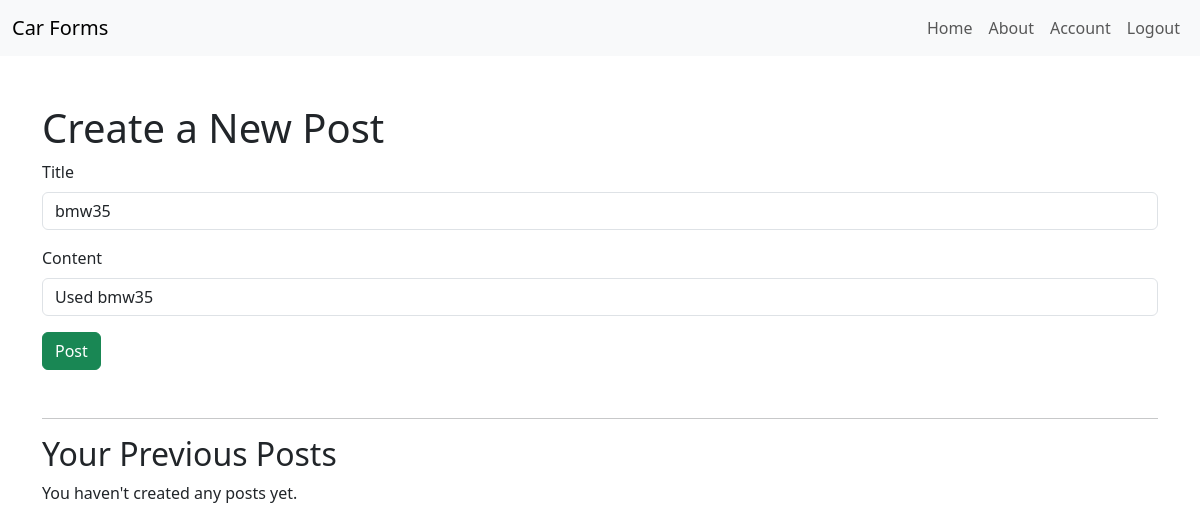
The app's page /post/2/update (signed in), older data.
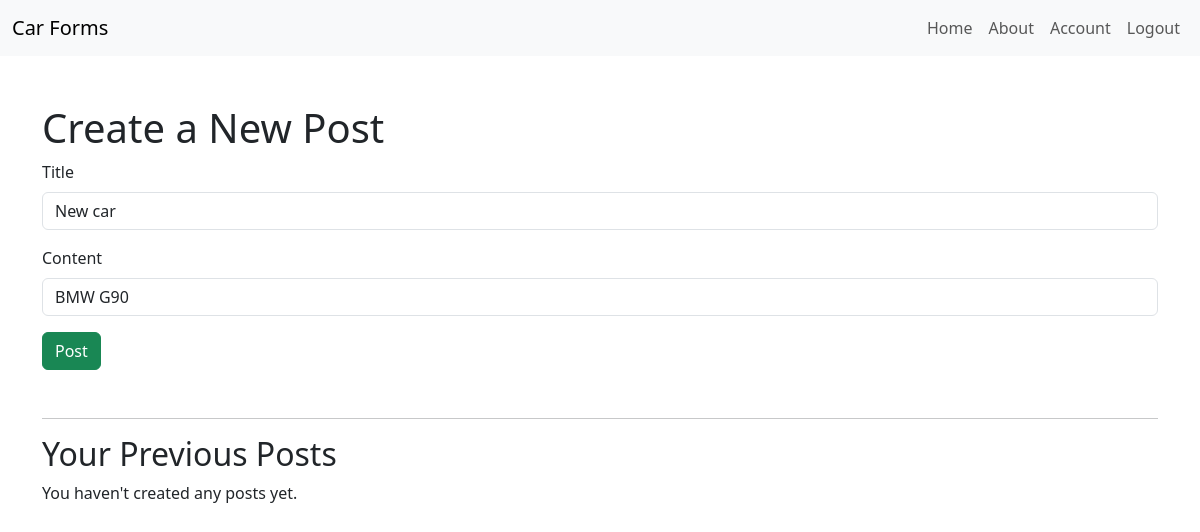
The same page, newer data.
### Car_forms/models.py (models this page shows, shortened)
class Post(db.Model):
    id = db.Column(db.Integer, primary_key=True)
    title = db.Column(db.String(100), nullable=False)
    date_posted = db.Column(db.DateTime, nullable=False, default=datetime.utcnow)
    content = db.Column(db.Text, nullable=False)
    user_id = db.Column(db.Integer, db.ForeignKey('user.id'), nullable=False)

### Car_forms/routes.py (the view)
@app.route("/post/<int:post_id>/update", methods=['GET', 'POST'])
@login_required
def update_post(post_id):
    post = Post.query.get_or_404(post_id)
    if post.author != current_user:
        flash('You are not authorized to edit this post.', 'danger')
        return redirect(url_for('home'))
    form = PostForm()
    if form.validate_on_submit():
        post.title = form.title.data
        post.content = form.content.data
        db.session.commit()
        flash('Your post has been updated!', 'success')
        return redirect(url_for('create_post'))
    elif request.method == 'GET':
        form.title.data = post.title
        form.content.data = post.content
    return render_template('create_post.html', form=form, post=post)

### Car_forms/forms.py
class PostForm(FlaskForm):
    title = StringField('Title', validators=[DataRequired()])
    content = StringField('Content', validators=[DataRequired()])
    submit = SubmitField('Post')

### Car_forms/models.py (called while the page is built)
@login_manager.user_loader
def load_user(user_id):
    return User.query.get(int(user_id))

### Car_forms/templates/create_post.html (shortened to what this page needs)
<!DOCTYPE html>
<html lang="en">
<head>
    <link href="https://cdn.jsdelivr.net/npm/bootstrap@5.3.3/dist/css/bootstrap.min.css" rel="stylesheet" />
</head>
<body>
    <nav class="navbar navbar-expand-lg navbar-light bg-light">
        <div class="container-fluid">
            <a class="navbar-brand" href="{{ url_for('home') }}">Car Forms</a>
            <div class="collapse navbar-collapse">
                <ul class="navbar-nav ms-auto">
                    {% if current_user.is_authenticated %}
                        <li class="nav-item"><a class="nav-link" href="{{ url_for('home') }}">Home</a></li>
                        <li class="nav-item"><a class="nav-link" href="{{ url_for('about') }}">About</a></li>
                        <li class="nav-item"><a class="nav-link" href="{{ url_for('account') }}">Account</a></li>
                        <li class="nav-item"><a class="nav-link" href="{{ url_for('logout') }}">Logout</a></li>
                    {% else %}
                        <li class="nav-item"><a class="nav-link" href="{{ url_for('login') }}">Login</a></li>
                        <li class="nav-item"><a class="nav-link" href="{{ url_for('sign_up') }}">Sign Up</a></li>
                    {% endif %}
                </ul>
            </div>
        </div>
    </nav>
    <div class="container mt-5">
        <h1>Create a New Post</h1>
        {% if form %}
        <form method="POST">
            <div class="mb-3">
                {{ form.title.label(class="form-label") }}
                {{ form.title(class="form-control") }}
            </div>
            <div class="mb-3">
                {{ form.content.label(class="form-label") }}
                {{ form.content(class="form-control", rows=5) }}
            </div>
            {{ form.submit(class="btn btn-success") }}
        </form>
        {% endif %}
        <hr class="mt-5" />
        <h2>Your Previous Posts</h2>
        {% if posts %}
            {% for post in posts %}
                <div class="card mb-3">
                    <div class="card-body">
                        <h5 class="card-title">{{ post.title }}</h5>
                        <h6 class="card-subtitle text-muted mb-2">Posted on {{ post.date_posted.strftime('%Y-%m-%d') }}</h6>
                        <p class="card-text">{{ post.content }}</p>
                        {% if current_user.is_authenticated and post.author == current_user %}
                            <a href="{{ url_for('update_post', post_id=post.id) }}" class="btn btn-primary btn-sm me-2">Update</a>
                            <form action="{{ url_for('delete_post', post_id=post.id) }}" method="POST" style="display: inline;">
                                <button type="submit" class="btn btn-danger btn-sm" onclick="return confirm('Are you sure you want to delete this post?');">
                                    Delete
                                </button>
                            </form>
                        {% endif %}
                    </div>
                </div>
            {% endfor %}
        {% else %}
            <p>You haven't created any posts yet.</p>
        {% endif %}
    </div>
</body>
</html>

Row changes from the older to the newer data that the page shows:
changed Post: title "bmw35" → "New car"; content "Used bmw35" → "BMW G90"
